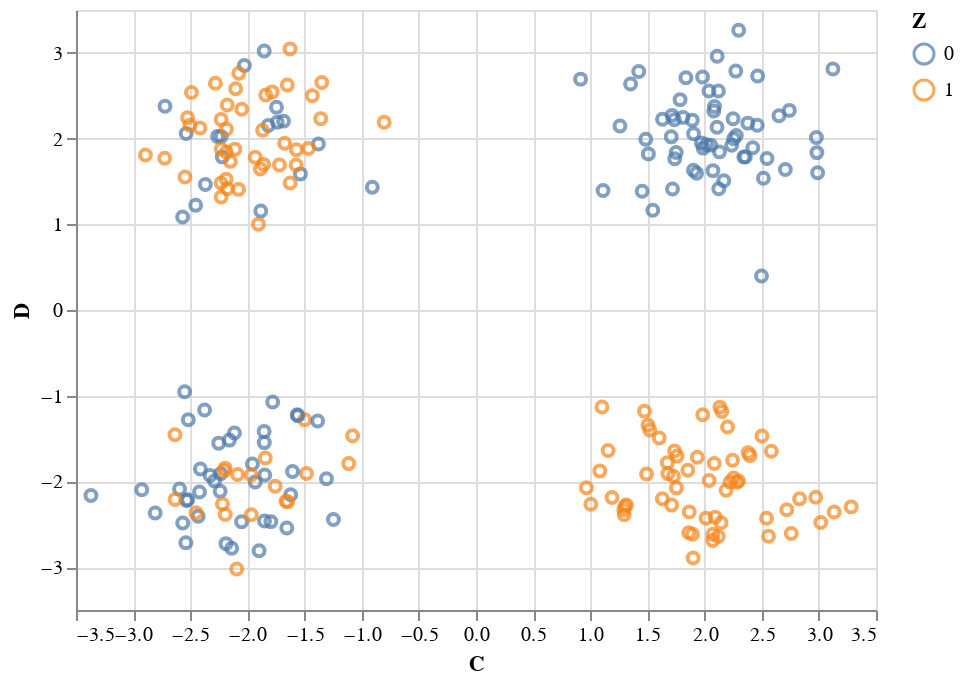

Notebook cell for this chart:
### Code cell
alt.Chart(raw_df[mycolumns]).mark_point().encode(
    alt.X('C'),
    alt.Y('D'),
    color = "Z:N")

### Figure 1 — Vega-Lite specification as saved in the notebook (floating-point values rounded to 4 significant figures; data arrays with more than 128 entries replaced by an {"elided": "..."} marker saying what was removed)
{"config": {"view": {"continuousWidth": 400, "continuousHeight": 300}}, "data": {"name": "data-1792268f4d5dee1dbcbdfcb1be3e7de6"}, "mark": "point", "encoding": {"color": {"type": "nominal", "field": "Z"}, "x": {"type": "quantitative", "field": "C"}, "y": {"type": "quantitative", "field": "D"}}, "$schema": "https://vega.github.io/schema/vega-lite/v4.8.1.json", "datasets": {"data-1792268f4d5dee1dbcbdfcb1be3e7de6": {"elided": "240 records"}}}
